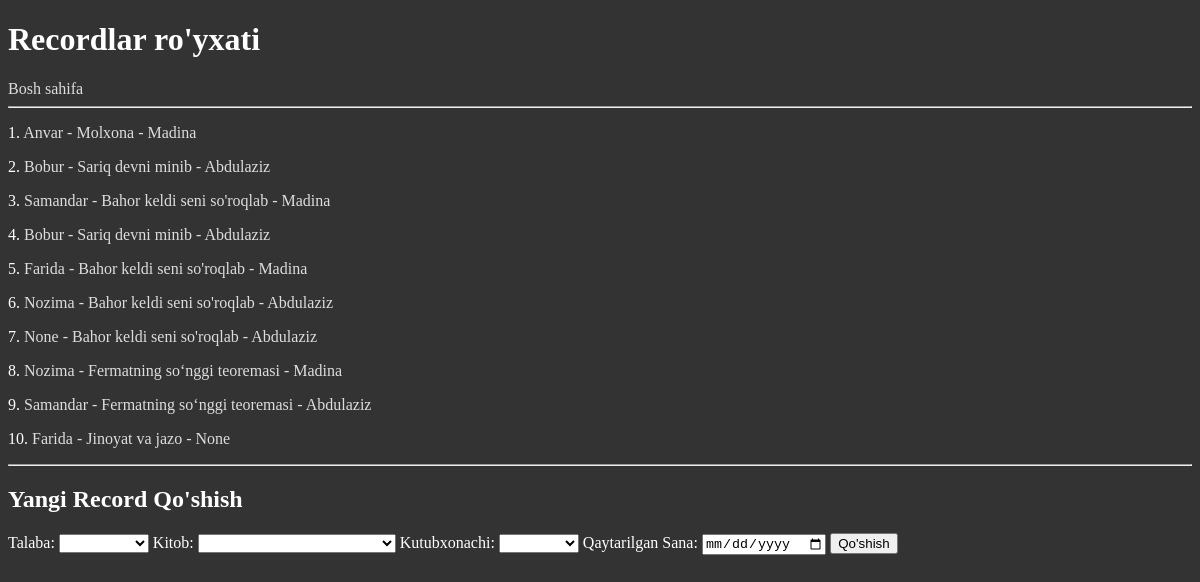
Page /recordlar/ on the earlier database version.
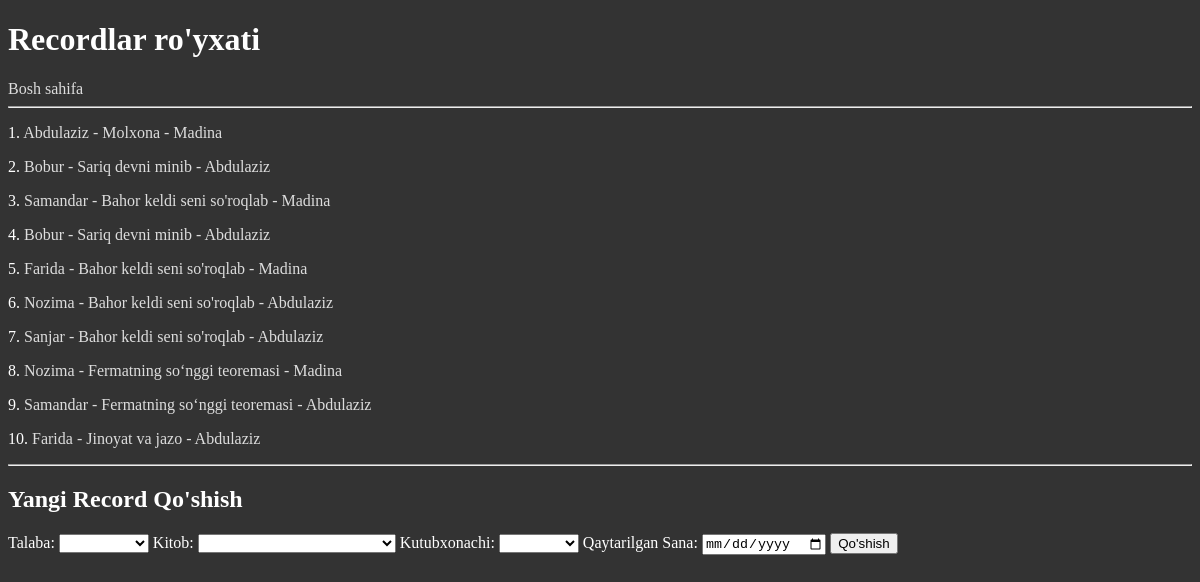
Same page on the later database version.
### mainApp/models.py (models this page shows)
class Record(models.Model):
    talaba = models.ForeignKey(Talaba, on_delete=models.SET_NULL, null=True)
    kitob = models.ForeignKey(Kitob, on_delete=models.SET_NULL, null=True)
    kutubxonachi = models.ForeignKey(Kutubxonachi, on_delete=models.SET_NULL, null=True)
    olingan_sana = models.DateTimeField(auto_now_add=True)
    qaytarilgan_sana = models.DateTimeField(blank=True, null=True)
    qaytardi = models.BooleanField(default=False)
    def __str__(self):
        return f"{self.talaba} - {self.kitob} - {self.kutubxonachi}"
    class Meta:
        verbose_name = 'Rekord'
        verbose_name_plural = 'Rekordlar'

class Talaba(models.Model):
    ism = models.CharField(max_length=222)
    kurs = models.PositiveSmallIntegerField(default=1)
    guruh = models.CharField(max_length=50)
    yosh = models.PositiveSmallIntegerField(default=18)
    kitob_soni = models.PositiveSmallIntegerField(default=0)
    def __str__(self):
        return self.ism
    class Meta:
        verbose_name_plural = 'Talabalar'

class Kitob(models.Model):
    nom = models.CharField(max_length=255)
    annotatsiya = models.TextField(blank=True, null=True)
    janr = models.CharField(max_length=255)
    sahifa = models.PositiveIntegerField()
    muallif = models.ForeignKey(Muallif, on_delete=models.SET_NULL, null=True)
    def __str__(self):
        return self.nom
    class Meta:
        verbose_name_plural = 'Kitoblar'

class Kutubxonachi(models.Model):
    ISH_VAQTI_CHOICES = (
        ("08:00 - 13:00", "08:00 - 13:00"),
        ("13:00 - 18:00", "13:00 - 18:00"),
    )
    ism = models.CharField(max_length=255)
    ish_vaqti = models.CharField(max_length=40, choices=ISH_VAQTI_CHOICES, default='08:00 - 13:00')
    def __str__(self):
        return self.ism
    class Meta:
        verbose_name_plural = 'Kutubxonachilar'

### mainApp/views.py (the view, shortened to what this page needs)
# urls.py: path('recordlar/', recordlar_view, name='recordlar'),
def recordlar_view(request):
    kutubxonachilar = Kutubxonachi.objects.all()
    talabalar = Talaba.objects.all()
    kitoblar = Kitob.objects.all()
    recordlar = Record.objects.all()
    context = {
        'recordlar': recordlar,
        'talabalar': talabalar,
        'kitoblar': kitoblar,
        'kutubxonachilar': kutubxonachilar,
    }
    return render(request, 'recordlar.html', context)

### templates/recordlar.html (shortened to what this page needs)
<!DOCTYPE html>
<html lang="en">
<head>
</head>
<body>
<h1>Recordlar ro'yxati</h1>
<a href="/">Bosh sahifa</a>
<hr>
{% for record in recordlar %}
<p>{{ forloop.counter }}.
    <a>{{ record }}</a>
</p>
{% endfor %}
<hr>
<h2>Yangi Record Qo'shish</h2>
<form method="post">
    <label>Talaba:</label>
    <select name="talaba_id" required>
        <option value=""></option>
        {% for talaba in talabalar %}
        <option value="{{ talaba.id }}">{{ talaba.ism }}</option>
        {% endfor %}
    </select>
    <label>Kitob:</label>
    <select name="kitob_id" required>
        <option value=""></option>
        {% for kitob in kitoblar %}
        <option value="{{ kitob.id }}">{{ kitob.nom }}</option>
        {% endfor %}
    </select>
    <label>Kutubxonachi:</label>
    <select name="kutubxonachi_id" required>
        <option value=""></option>
        {% for kutubxonachi in kutubxonachilar %}
        <option value="{{ kutubxonachi.id }}">{{ kutubxonachi.ism }}</option>
        {% endfor %}
    </select>
    <label>Qaytarilgan Sana:</label>
    <input type="date" name="qaytarilgan_sana">
    <button type="submit">Qo'shish</button>
</form>
</body>
</html>

### templates/recordlar.html (style rules this page uses)
body { background-color: #333; color: #fff; }
a { color: #ddd; text-decoration: none; }

Differences in the rows shown:
changed through a linked row, Record: talaba+kitob+kutubxonachi "Anvar - Molxona - Madina" → "Abdulaziz - Molxona - Madina"
changed Record: talaba+kitob+kutubxonachi "None - Bahor keldi seni so'roqlab - Abdulaziz" → "Sanjar - Bahor keldi seni so'roqlab - Abdulaziz"
changed Record: talaba+kitob+kutubxonachi "Farida - Jinoyat va jazo - None" → "Farida - Jinoyat va jazo - Abdulaziz"
